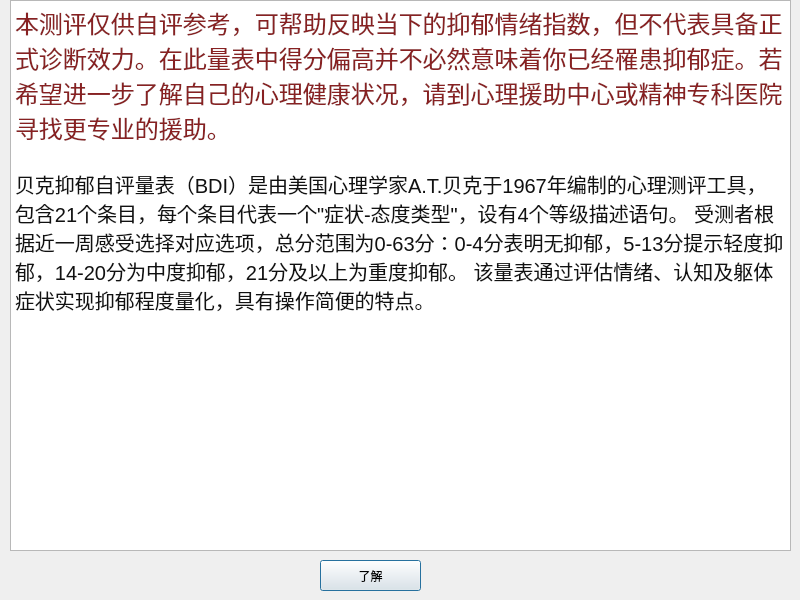
<?xml version="1.0" encoding="UTF-8"?>
<ui version="4.0">
 <class>Instruction</class>
 <widget class="QDialog" name="Instruction">
  <property name="geometry">
   <rect>
    <x>0</x>
    <y>0</y>
    <width>800</width>
    <height>600</height>
   </rect>
  </property>
  <property name="windowTitle">
   <string>Dialog</string>
  </property>
  <widget class="QTextBrowser" name="textBrowser">
   <property name="geometry">
    <rect>
     <x>10</x>
     <y>0</y>
     <width>781</width>
     <height>551</height>
    </rect>
   </property>
   <property name="html">
    <string>&lt;!DOCTYPE HTML PUBLIC &quot;-//W3C//DTD HTML 4.0//EN&quot; &quot;http://www.w3.org/TR/REC-html40/strict.dtd&quot;&gt;
&lt;html&gt;&lt;head&gt;&lt;meta name=&quot;qrichtext&quot; content=&quot;1&quot; /&gt;&lt;meta charset=&quot;utf-8&quot; /&gt;&lt;style type=&quot;text/css&quot;&gt;
p, li { white-space: pre-wrap; }
hr { height: 1px; border-width: 0; }
li.unchecked::marker { content: &quot;\2610&quot;; }
li.checked::marker { content: &quot;\2612&quot;; }
&lt;/style&gt;&lt;/head&gt;&lt;body style=&quot; font-family:'Microsoft YaHei UI'; font-size:9pt; font-weight:400; font-style:normal;&quot;&gt;
&lt;p style=&quot; margin-top:0px; margin-bottom:0px; margin-left:0px; margin-right:0px; -qt-block-indent:0; text-indent:0px;&quot;&gt;&lt;span style=&quot; font-family:'宋体','simsun'; font-size:18pt; color:#882122; background-color:#ffffff;&quot;&gt;本测评仅供自评参考，可帮助反映当下的抑郁情绪指数，但不代表具备正式诊断效力。在此量表中得分偏高并不必然意味着你已经罹患抑郁症。若希望进一步了解自己的心理健康状况，请到心理援助中心或精神专科医院寻找更专业的援助。&lt;/span&gt;&lt;/p&gt;
&lt;p style=&quot;-qt-paragraph-type:empty; margin-top:0px; margin-bottom:0px; margin-left:0px; margin-right:0px; -qt-block-indent:0; text-indent:0px; font-family:'宋体','simsun'; font-size:15pt; color:#333333;&quot;&gt;&lt;br /&gt;&lt;/p&gt;
&lt;p style=&quot; margin-top:0px; margin-bottom:0px; margin-left:0px; margin-right:0px; -qt-block-indent:0; text-indent:0px;&quot;&gt;&lt;span style=&quot; font-family:'Arial','Helvetica','sans-serif'; font-size:15pt; color:#111111;&quot;&gt;贝克抑郁自评量表（BDI）是由美国心理学家A.T.贝克于1967年编制的心理测评工具&lt;/span&gt;&lt;span style=&quot; font-family:'Arial','Helvetica','sans-serif'; font-size:15pt; color:#111111; background-color:#ffffff;&quot;&gt;，包含21个条目，每个条目代表一个&amp;quot;症状-态度类型&amp;quot;，设有4个等级描述语句。 受测者根据近一周感受选择对应选项，总分范围为0-63分：0-4分表明无抑郁，5-13分提示轻度抑郁，14-20分为中度抑郁，21分及以上为重度抑郁。 该量表通过评估情绪、认知及躯体症状实现抑郁程度量化，具有操作简便的特点。&lt;/span&gt;&lt;/p&gt;&lt;/body&gt;&lt;/html&gt;</string>
   </property>
  </widget>
  <widget class="QPushButton" name="pushButton">
   <property name="geometry">
    <rect>
     <x>320</x>
     <y>560</y>
     <width>101</width>
     <height>31</height>
    </rect>
   </property>
   <property name="text">
    <string>了解</string>
   </property>
  </widget>
 </widget>
 <resources/>
 <connections/>
</ui>
